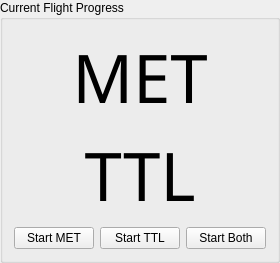
     <widget class="QGroupBox" name="groupBox">
      <property name="sizePolicy">
       <sizepolicy hsizetype="Minimum" vsizetype="Minimum">
        <horstretch>0</horstretch>
        <verstretch>0</verstretch>
       </sizepolicy>
      </property>
      <property name="maximumSize">
       <size>
        <width>16777215</width>
        <height>240</height>
       </size>
      </property>
      <property name="title">
       <string>Current Flight Progress</string>
      </property>
      <layout class="QGridLayout" name="gridLayout_7">
       <item row="1" column="0" colspan="3">
        <widget class="QLabel" name="txt_ttl">
         <property name="font">
          <font>
           <family>Digital-7</family>
           <pointsize>50</pointsize>
          </font>
         </property>
         <property name="text">
          <string>TTL</string>
         </property>
         <property name="alignment">
          <set>Qt::AlignCenter</set>
         </property>
        </widget>
       </item>
       <item row="2" column="0">
        <widget class="QPushButton" name="set_takeoff_time">
         <property name="sizePolicy">
          <sizepolicy hsizetype="Fixed" vsizetype="Fixed">
           <horstretch>0</horstretch>
           <verstretch>0</verstretch>
          </sizepolicy>
         </property>
         <property name="text">
          <string>Start MET</string>
         </property>
        </widget>
       </item>
       <item row="0" column="0" colspan="3">
        <widget class="QLabel" name="txt_met">
         <property name="font">
          <font>
           <family>Digital-7</family>
           <pointsize>50</pointsize>
          </font>
         </property>
         <property name="text">
          <string>MET</string>
         </property>
         <property name="alignment">
          <set>Qt::AlignCenter</set>
         </property>
        </widget>
       </item>
       <item row="2" column="1">
        <widget class="QPushButton" name="set_landing_time">
         <property name="sizePolicy">
          <sizepolicy hsizetype="Fixed" vsizetype="Fixed">
           <horstretch>0</horstretch>
           <verstretch>0</verstretch>
          </sizepolicy>
         </property>
         <property name="text">
          <string>Start TTL</string>
         </property>
         <property name="checkable">
          <bool>false</bool>
         </property>
         <property name="flat">
          <bool>false</bool>
         </property>
        </widget>
       </item>
       <item row="2" column="2">
        <widget class="QPushButton" name="set_takeoff_landing">
         <property name="sizePolicy">
          <sizepolicy hsizetype="Fixed" vsizetype="Fixed">
           <horstretch>0</horstretch>
           <verstretch>0</verstretch>
          </sizepolicy>
         </property>
         <property name="text">
          <string>Start Both</string>
         </property>
        </widget>
       </item>
      </layout>
     </widget>
